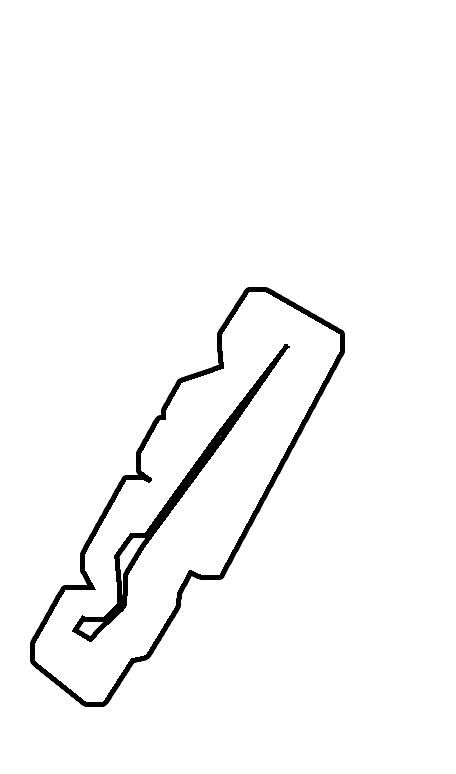
#> input picture custom_maps/map_imported/ETF_A27_big/ETF_A27_big.png, 456 x 774 px; its folder holds only this picture in this run
$ python import_ROS_map.py
#> lines starting #> are read from the running program, lines starting #| are printed output that depends on the picture
import os
import os.path as osp
import shutil
import json
import csv
from PIL import Image
import numpy as np


def reducing_waypoints_list(waypoints_list, key_list):
    reduced_waypoints_list = []
    for waypoint in waypoints_list:
        reduced_waypoint = dict((k, waypoint[k]) for k in key_list)
        reduced_waypoints_list.append(reduced_waypoint)
    return reduced_waypoints_list


def writing_waypoints_to_csv(export_path, waypoints_list):
    keys = waypoints_list[0].keys()
    with open(export_path, "w", newline="") as output_file:
        output_file.write("# The map name is '$mapname'\n")
        output_file.write("# The waypoints are from the optimal race line.\n")
        output_file.write("# ")
        dict_writer = csv.DictWriter(output_file, keys, delimiter=";")
        dict_writer.writeheader()
        dict_writer.writerows(waypoints_list)


def convert_wayponts_list_to_csv(
    current_map_name, waypoints_list, trajectory_name, export_dir_path
):
    export_raceline_path = (
        export_dir_path + "/" + f"{current_map_name}_{trajectory_name}.csv"
    )
    export_extended_raceline_path = (
        export_dir_path + "/" + f"{current_map_name}_extended_{trajectory_name}.csv"
    )

    key_list = ["s_m", "x_m", "y_m", "psi_rad", "kappa_radpm", "vx_mps", "ax_mps2"]

    writing_waypoints_to_csv(
        export_raceline_path, reducing_waypoints_list(waypoints_list, key_list)
    )
    writing_waypoints_to_csv(export_extended_raceline_path, waypoints_list)


def convert_map_to_greyscale(path):
    img = Image.open(path)
#> img is the input picture: PIL image 456x774 L; min 0, max 255, mean 248.2
    grayscale_img = img.convert("L")
    grayscale_img.save(path)
    map_img = np.array(Image.open(path).transpose(Image.FLIP_TOP_BOTTOM)).astype(
        np.float64
    )
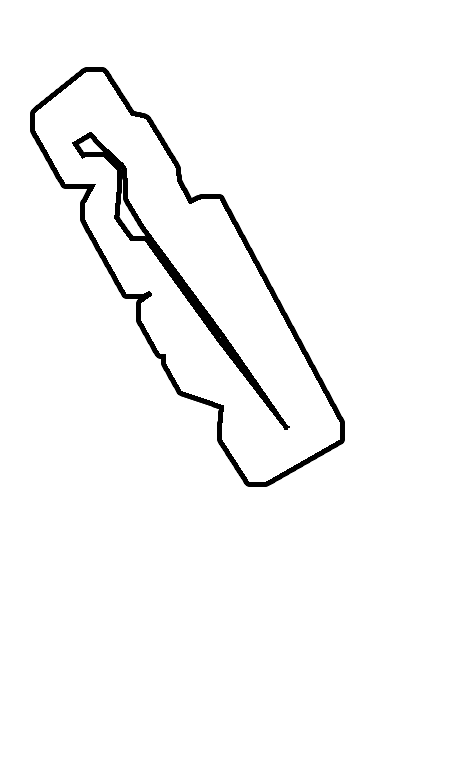
#> map_img: shape (774, 456) float64; min 0, max 255, mean 248.2
    np.savetxt(path + ".csv", map_img, delimiter=",")


def create_new_dir(dir):
    if not osp.exists(dir):
        os.mkdir(dir)


def main():
    map_convertor_dir_path = os.path.dirname(os.path.realpath(__file__))
    map_import_dir_path = osp.join(map_convertor_dir_path, "map_imported")
    map_export_dir_path = osp.join(map_convertor_dir_path, "map_exported")
    create_new_dir(map_export_dir_path)

    maps_to_import_list = [
        name
        for name in os.listdir(map_import_dir_path)
        if os.path.isdir(os.path.join(map_import_dir_path, name))
    ]

    for current_map_name in maps_to_import_list:
        current_map_import_dir_path = osp.join(map_import_dir_path, current_map_name)
        current_map_export_dir_path = osp.join(map_export_dir_path, current_map_name)

        create_new_dir(current_map_export_dir_path)

        convert_map_to_greyscale(
            osp.join(current_map_import_dir_path, f"{current_map_name}.png")
        )

        files_to_be_copied = [f"{current_map_name}.png", f"{current_map_name}.yaml"]
        for file in files_to_be_copied:
            shutil.copy(
                osp.join(current_map_import_dir_path, file),
                osp.join(current_map_export_dir_path, file),
            )

        global_waypoints_dir_path = osp.join(
            current_map_import_dir_path, "global_waypoints.json"
        )
#> (the run stopped early here; a loop or call above may not have finished)

$ run again, on custom_maps/map_imported/ETF_A27_big_no_boundary/ETF_A27_big_no_boundary.png
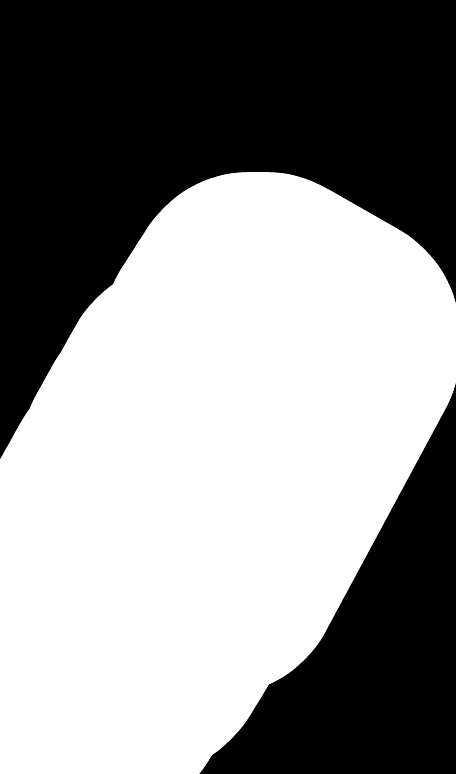
#> input picture custom_maps/map_imported/ETF_A27_big_no_boundary/ETF_A27_big_no_boundary.png, 456 x 774 px
#> in convert_map_to_greyscale, img is the input picture: PIL image 456x774 L; min 0, max 255, mean 142.4
#> in convert_map_to_greyscale, `map_img = np.array(Image.open(path).transpose(Image.FLIP_TOP_BOTTOM))...`:
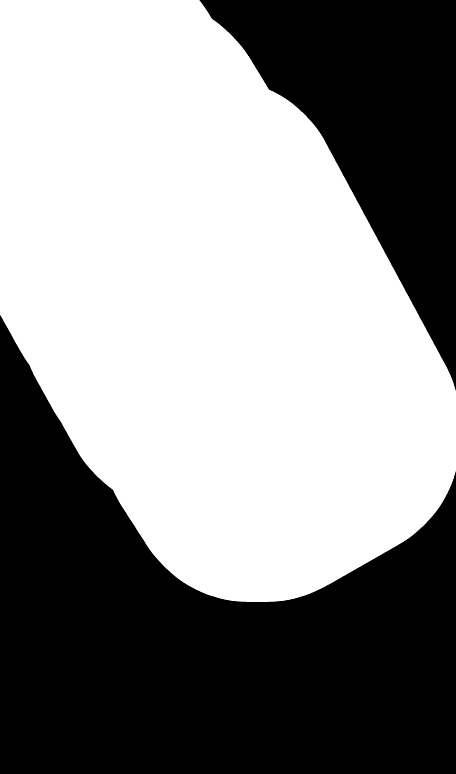
#> map_img: shape (774, 456) float64; min 0, max 255, mean 142.4
